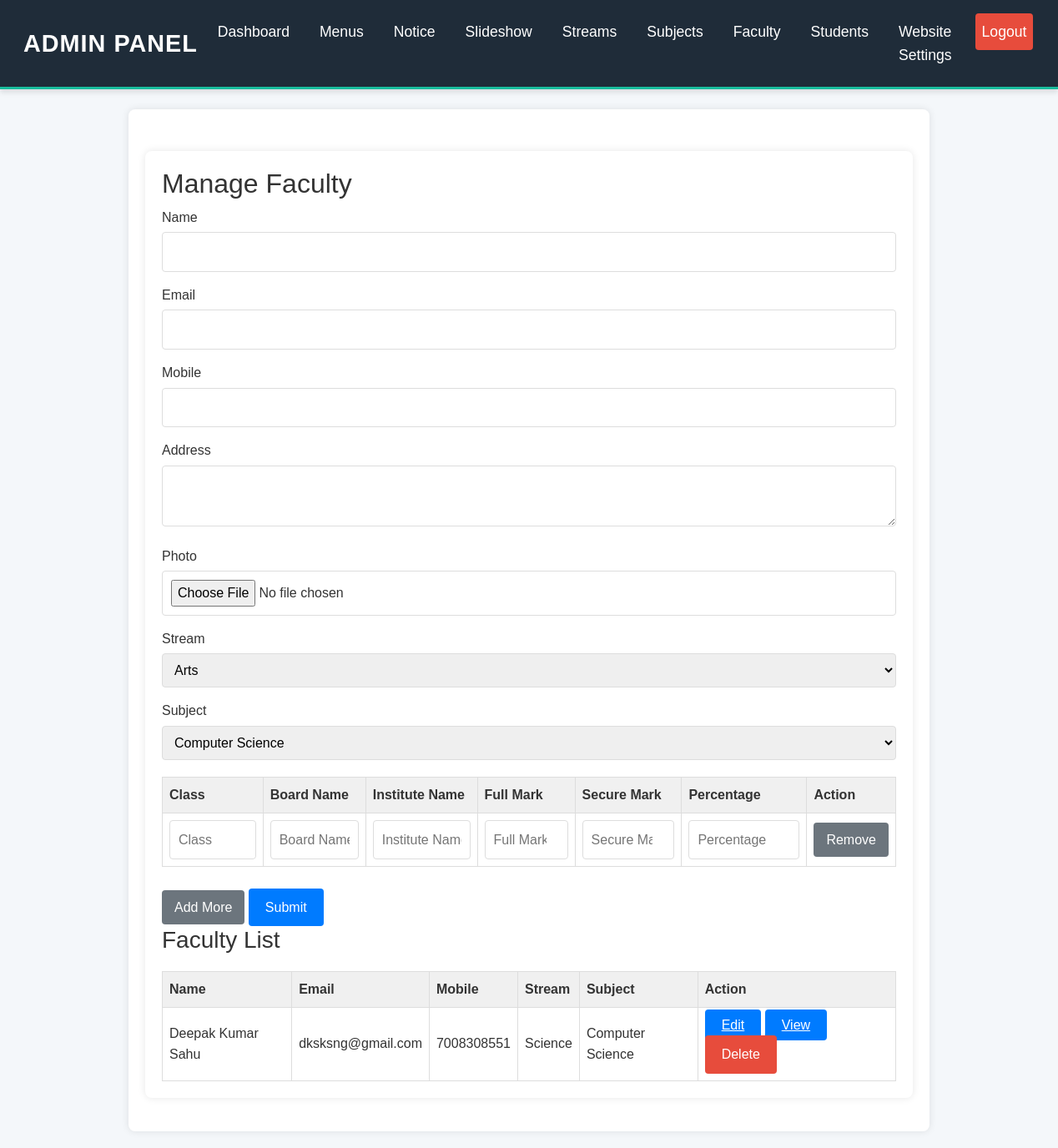
Screenshot of /admin/faculty.php (signed in) with the database file from the repository.
### tables this page shows
CREATE TABLE `faculty` (
  `id` int(11) NOT NULL,
  `name` varchar(100) NOT NULL,
  `email` varchar(100) NOT NULL,
  `mobile` varchar(15) NOT NULL,
  `address` text DEFAULT NULL,
  `photo` varchar(255) DEFAULT NULL,
  `qualifications` text DEFAULT NULL,
  `stream_id` int(11) DEFAULT NULL,
  `subject_id` int(11) DEFAULT NULL
);

CREATE TABLE `streams` (
  `id` int(11) NOT NULL,
  `stream_name` varchar(100) NOT NULL
);

CREATE TABLE `subjects` (
  `id` int(11) NOT NULL,
  `subject_name` varchar(100) NOT NULL,
  `stream_id` int(11) DEFAULT NULL
);

### admin/faculty.php (the view, shortened to what this page needs)
<?php
include 'header.php';
$faculty = [];
$sql = "SELECT f.*, s.stream_name, sub.subject_name FROM faculty f
        LEFT JOIN streams s ON f.stream_id = s.id
        LEFT JOIN subjects sub ON f.subject_id = sub.id";
$result = $conn->query($sql);
if ($result->num_rows > 0) {
    while ($row = $result->fetch_assoc()) {
        $faculty[] = $row;
    }
}
?>
<!DOCTYPE html>
<html lang="en">
<head>
    <link rel="stylesheet" href="styles.css">
</head>
<body>
<div class="container">
    <h2>Manage Faculty</h2>
    <form method="POST" enctype="multipart/form-data" id="facultyForm">
        <div class="form-group">
            <label for="name">Name</label>
            <input type="text" name="name" id="name" required>
        </div>
        <div class="form-group">
            <label for="email">Email</label>
            <input type="email" name="email" id="email" required>
        </div>
        <div class="form-group">
            <label for="mobile">Mobile</label>
            <input type="text" name="mobile" id="mobile" required>
        </div>
        <div class="form-group">
            <label for="address">Address</label>
            <textarea name="address" id="address" required></textarea>
        </div>
        <div class="form-group">
            <label for="photo">Photo</label>
            <input type="file" name="photo" id="photo" required>
        </div>
        <div class="form-group">
            <label for="stream_id">Stream</label>
            <select name="stream_id" id="stream_id">
                <?php
                $streams = $conn->query("SELECT * FROM streams");
                while ($row = $streams->fetch_assoc()) {
                    echo "<option value='{$row['id']}'>{$row['stream_name']}</option>";
                }
                ?>
            </select>
        </div>
        <div class="form-group">
            <label for="subject_id">Subject</label>
            <select name="subject_id" id="subject_id">
                <?php
                $subjects = $conn->query("SELECT * FROM subjects");
                while ($row = $subjects->fetch_assoc()) {
                    echo "<option value='{$row['id']}'>{$row['subject_name']}</option>";
                }
                ?>
            </select>
        </div>
		<table id="qualificationTable">
    <thead>
        <tr>
            <th>Class</th>
            <th>Board Name</th>
            <th>Institute Name</th>
            <th>Full Mark</th>
            <th>Secure Mark</th>
            <th>Percentage</th>
            <th>Action</th>
        </tr>
    </thead>
    <tbody id="qualificationContainer">
        <tr>
            <td><input type="text" name="qualifications[0][class]" placeholder="Class"></td>
            <td><input type="text" name="qualifications[0][board_name]" placeholder="Board Name"></td>
            <td><input type="text" name="qualifications[0][institute_name]" placeholder="Institute Name"></td>
            <td><input type="number" name="qualifications[0][full_mark]" placeholder="Full Mark" oninput="calculatePercentage(this)"></td>
            <td><input type="number" name="qualifications[0][secure_mark]" placeholder="Secure Mark" oninput="calculatePercentage(this)"></td>
            <td><input type="text" name="qualifications[0][percentage]" placeholder="Percentage" readonly></td>
            <td><button type="button" onclick="removeRow(this)">Remove</button></td>
        </tr>
    </tbody>
</table>
<br>
<button type="button" onclick="addQualificationRow()">Add More</button>
<button type="submit" class="action-btn">Submit</button>
    </form>
<h3>Faculty List</h3>
<table>
    <thead>
        <tr>
            <th>Name</th>
            <th>Email</th>
            <th>Mobile</th>
            <th>Stream</th>
            <th>Subject</th>
            <th>Action</th>
        </tr>
    </thead>
    <tbody>
        <?php foreach ($faculty as $fac): ?>
            <tr>
                <td><?php echo htmlspecialchars($fac['name']); ?></td>
                <td><?php echo htmlspecialchars($fac['email']); ?></td>
                <td><?php echo htmlspecialchars($fac['mobile']); ?></td>
                <td><?php echo htmlspecialchars($fac['stream_name']); ?></td>
                <td><?php echo htmlspecialchars($fac['subject_name']); ?></td>
                <td>
                    <a href="facultyedit.php?id=<?php echo htmlspecialchars($fac['id']); ?>" class="action-btn">Edit</a>
                    <a href="facultyview.php?id=<?php echo htmlspecialchars($fac['id']); ?>" class="action-btn">View</a>
                    <form method="POST" style="display:inline;">
                        <button type="submit" class="action-btn" style="background-color: #e74c3c;">Delete</button>
                    </form>
                </td>
            </tr>
        <?php endforeach; ?>
    </tbody>
</table>
</div>
</body>
</html>

### admin/styles.css (style rules this page uses)
body { font-family: sans-serif; line-height: 1.6; color: #333; background-color: #f4f4f4; }
.container { max-width: 960px; margin: 20px auto; padding: 20px; background: #fff; box-shadow: 0 0 10px rgba(0, 0, 0, 0.1); border-radius: 8px; }
h2, h3 { color: #333; }
.form-group { margin-bottom: 15px; }
label { display: block; margin-bottom: 5px; }
input, textarea, select { width: 100%; padding: 10px; border: 1px solid #ddd; border-radius: 4px; box-sizing: border-box; }
table { width: 100%; border-collapse: collapse; margin-top: 20px; }
th, td { text-align: left; padding: 8px; border: 1px solid #ddd; }
th { background-color: #f0f0f0; }
.action-btn { background-color: #007bff; color: #fff; padding: 10px 20px; border: none; border-radius: 4px; cursor: pointer; transition: background-color 0.3s ease; }
button { background-color: #6c757d; color: white; padding: 8px 15px; border: none; border-radius: 4px; cursor: pointer; transition: background-color 0.3s ease; }
body { font-family: Arial, sans-serif; background-color: #f4f7fa; color: #333; }
.container { margin-top: 30px; }

### rows the page displays
faculty: name "Deepak Kumar Sahu", email "dksksng@gmail.com", mobile "7008308551", stream.stream_name "Science", subject.subject_name "Computer Science"

### other values shown
form field stream_id "Arts"
form field subject_id "Computer Science"
